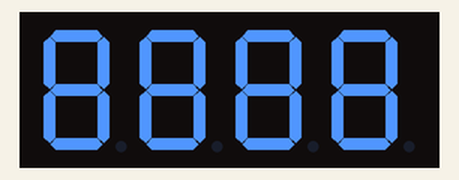
The sketch below on a simulated ESP8266 (NodeMCU). On the bench: 4-digit seven-segment display. WiFi joins after 1.5 s; servers stay silent unless stated; the local clock reads 2024-03-15 10:24:30 at power-on unless the sketch sets it.

Above: at 0.1 s.
At 1.8 s:
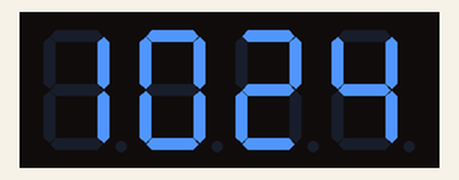
At 65.2 s:
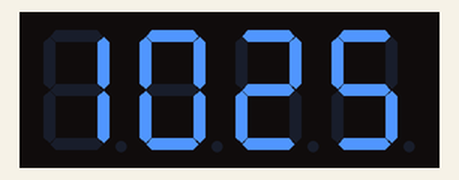
At 128.2 s:
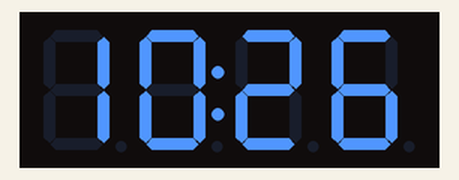

The sketch:

ntp_ht16k33_uhr_v1.0.6.ino
```cpp
/* ht16k33 -> 4 Digit 7 Segment 0,56 Zoll LED Anzeigemodul Clock
 * https://www.amazon.de/s?k=0%2C56%22+Ht16k33+I2c&__mk_de_DE=%C3%85M%C3%85%C5%BD%C3%95%C3%91&ref=nb_sb_noss
 * https://www.ebay.de/sch/i.html?_from=R40&_trksid=p2380057.m570.l1313&_nkw=0%2C56%22+Ht16k33+I2c&_sacat=0
 */
// Idee: http://werner.rothschopf.net/201802_arduino_esp8266_ntp.htm

#define STASSID "geheim"                          // set your SSID
#define STAPSK  "12345678"                        // set your wifi password

#define displayRefreshTime_ms 200
#define ht16k33_Addr 0x75
#define Brightness 8

/* Configuration of NTP */
#define MY_NTP_SERVER "at.pool.ntp.org"
#define MY_TZ "CET-1CEST,M3.5.0/02,M10.5.0/03"


/* include ************************/
#include <ESP8266WiFi.h>            // we need wifi to get internet access
#include <time.h>                   // time() ctime()
#include <Adafruit_GFX.h>
#include "Adafruit_LEDBackpack.h"   // Adafruit_7segment matrix.***()

/* Globals ************************/
long displayRefresh = 0;
time_t now; // this is the epoch
tm tm; // the structure tm holds time information in a more convient way

Adafruit_7segment matrix = Adafruit_7segment();

void init_Wifi() {
  WiFi.persistent(false);
  WiFi.mode(WIFI_STA);
  WiFi.begin(STASSID, STAPSK);
  while (WiFi.status() != WL_CONNECTED) {
    delay(200);
  }
}

String kleinerNull(int value) {
  if (value < 10) {
    return "0" + String(value);
  } else {
    return String(value);
  }
}

void LED_init() {
  matrix.begin(ht16k33_Addr);
  matrix.setBrightness(Brightness);
  matrix.writeDigitNum(0, 8);
  matrix.writeDigitNum(1, 8);
  matrix.writeDigitNum(3, 8);
  matrix.writeDigitNum(4, 8);
  matrix.writeDisplay();
}

void LED_printTime() {
  // update the structure tm with the current time
  time(&now);
  localtime_r(&now, &tm);

  // create Time gtring 06:20
  String Uhrzeit = kleinerNull(tm.tm_hour) + ":" + kleinerNull(tm.tm_min);

  #define timeDigit(s) s,Uhrzeit.substring(s,(s+1)).toInt()
  // write Time on Display
  matrix.writeDigitNum(timeDigit(0));
  matrix.writeDigitNum(timeDigit(1));
  matrix.writeDigitNum(timeDigit(3));
  matrix.writeDigitNum(timeDigit(4));

  // den Doppen Punkt blinken lassen...
  if (tm.tm_sec % 2 == 0) {
    matrix.drawColon(true);
  } else {
    matrix.drawColon(false);
  }
  matrix.writeDisplay();
}

void setup() {
  LED_init();

  configTime(MY_TZ, MY_NTP_SERVER);
  // --> Here is the IMPORTANT ONE LINER needed in your sketch!

  init_Wifi();
}

void loop() {
  long newTime = millis();
  if (newTime - displayRefresh > displayRefreshTime_ms) {
    displayRefresh = newTime;
    LED_printTime();
  }
}
```
